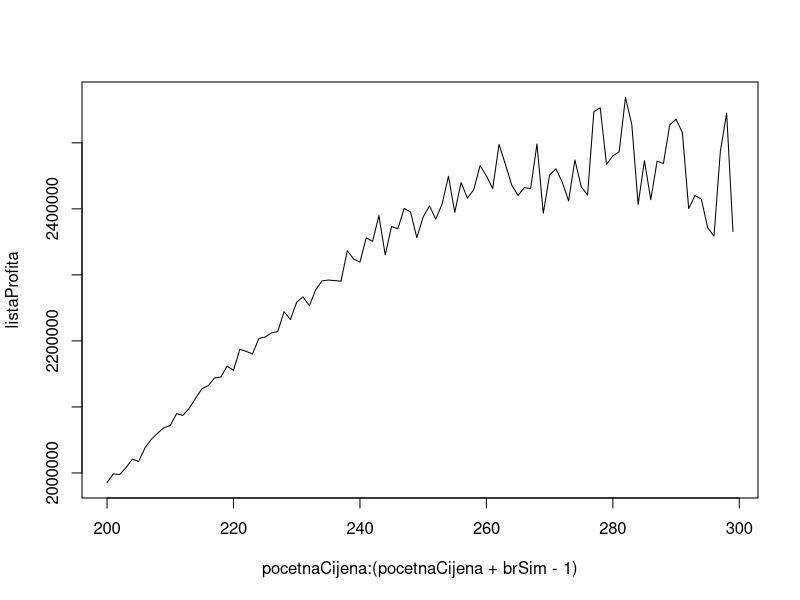

The R source for this figure:
g= function(c)
  return (exp(-0.002*(c-500)) / (1+ exp(-0.002*(c-500))))

f= function(c)
  return (10000/c)

jednaSim= function(brSoba,c,brDanaSimulacije) {
  vektorSoba= c(rep(0,brSoba))
  lambda= f(c)
  profit=0
  
  #brojanje zauzetih soba
  for (j in 1:brDanaSimulacije){
    trenutanBrLjudiUHotelu= 0
    for (k in 1:brSoba){
      if (vektorSoba[k]>0){
        trenutanBrLjudiUHotelu= trenutanBrLjudiUHotelu + 1
        vektorSoba[k]= vektorSoba[k] - 1
      }
    }
    
    slucUnif= runif(1)
    noviLjudi=-1
    
    for (z in 0:99){
      vjerojatnostDaJeDoslo_zLjudi= dpois(z,lambda)
      slucUnif= slucUnif - vjerojatnostDaJeDoslo_zLjudi
      if (slucUnif<=0){
        noviLjudi= z
        break
      }
    }
    
    if (noviLjudi==-1)
      noviLjudi= 100
     
    
    
    #tjeranje viška gostiju
    if ((trenutanBrLjudiUHotelu+noviLjudi) >100)
      noviLjudi= 100 - trenutanBrLjudiUHotelu
    
    trenutanBrLjudiUHotelu= trenutanBrLjudiUHotelu + noviLjudi
    
    #punimo sobe s novim gostima (dok god ima novih ljudi)
    for (k in 1:brSoba){
      if (vektorSoba[k]==0){
        vektorSoba[k]= rgeom(1,1-g(c))
        
        noviLjudi= noviLjudi - 1
        if (noviLjudi==0)
          break
      }
    }

    profit= profit + trenutanBrLjudiUHotelu*c
    
  }
  
  return (profit)
  
}



set.seed(33)


brSim=100
pocetnaCijena=200

brSoba= 100
c= pocetnaCijena
brDanaSimulacije= 100
najveciProfit=0
najboljaCijena=-1
listaProfita= c()

for (i in 1:brSim){
  profit= jednaSim(brSoba,c,brDanaSimulacije)
  listaProfita = append(listaProfita,profit)
  if(profit>najveciProfit){
    najveciProfit= profit
    najboljaCijena= c
  }
  c= c+1
}

print(najboljaCijena)
print(najveciProfit/brDanaSimulacije)

plot(pocetnaCijena:(pocetnaCijena+brSim-1), listaProfita, type="l")







